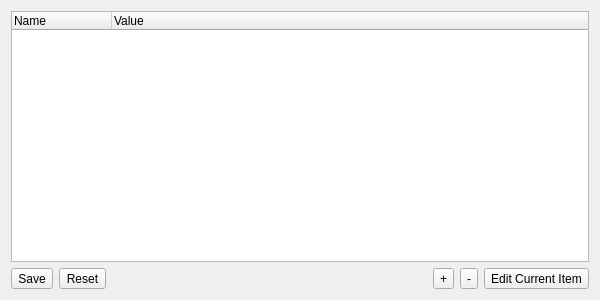
<?xml version="1.0" encoding="UTF-8"?>
<ui version="4.0">
 <class>Form</class>
 <widget class="QWidget" name="Form">
  <property name="geometry">
   <rect>
    <x>0</x>
    <y>0</y>
    <width>600</width>
    <height>300</height>
   </rect>
  </property>
  <property name="minimumSize">
   <size>
    <width>600</width>
    <height>0</height>
   </size>
  </property>
  <layout class="QVBoxLayout" name="verticalLayout">
   <item>
    <widget class="QTreeWidget" name="uiVariableTREE">
     <property name="selectionBehavior">
      <enum>QAbstractItemView::SelectItems</enum>
     </property>
     <column>
      <property name="text">
       <string>Name</string>
      </property>
     </column>
     <column>
      <property name="text">
       <string>Value</string>
      </property>
     </column>
    </widget>
   </item>
   <item>
    <layout class="QHBoxLayout" name="horizontalLayout">
     <item>
      <widget class="QToolButton" name="uiSaveBTN">
       <property name="toolTip">
        <string>Save changes to disk.</string>
       </property>
       <property name="text">
        <string>Save</string>
       </property>
      </widget>
     </item>
     <item>
      <widget class="QToolButton" name="uiResetBTN">
       <property name="toolTip">
        <string>Reset any unsaved changes and reload from disk.</string>
       </property>
       <property name="text">
        <string>Reset</string>
       </property>
      </widget>
     </item>
     <item>
      <spacer name="horizontalSpacer">
       <property name="orientation">
        <enum>Qt::Horizontal</enum>
       </property>
       <property name="sizeHint" stdset="0">
        <size>
         <width>40</width>
         <height>20</height>
        </size>
       </property>
      </spacer>
     </item>
     <item>
      <widget class="QToolButton" name="uiAddVariableBTN">
       <property name="toolTip">
        <string>Add new variable</string>
       </property>
       <property name="text">
        <string>+</string>
       </property>
      </widget>
     </item>
     <item>
      <widget class="QToolButton" name="uiRemoveVariableBTN">
       <property name="toolTip">
        <string>Remove selected variable</string>
       </property>
       <property name="text">
        <string>-</string>
       </property>
      </widget>
     </item>
     <item>
      <widget class="QToolButton" name="uiEditCurrentItemBTN">
       <property name="toolTip">
        <string>Edit current item</string>
       </property>
       <property name="text">
        <string>Edit Current Item</string>
       </property>
      </widget>
     </item>
    </layout>
   </item>
  </layout>
 </widget>
 <resources/>
 <connections>
  <connection>
   <sender>uiSaveBTN</sender>
   <signal>released()</signal>
   <receiver>Form</receiver>
   <slot>save()</slot>
   <hints>
    <hint type="sourcelabel">
     <x>79</x>
     <y>288</y>
    </hint>
    <hint type="destinationlabel">
     <x>21</x>
     <y>354</y>
    </hint>
   </hints>
  </connection>
  <connection>
   <sender>uiAddVariableBTN</sender>
   <signal>released()</signal>
   <receiver>Form</receiver>
   <slot>add_variable()</slot>
   <hints>
    <hint type="sourcelabel">
     <x>448</x>
     <y>280</y>
    </hint>
    <hint type="destinationlabel">
     <x>449</x>
     <y>329</y>
    </hint>
   </hints>
  </connection>
  <connection>
   <sender>uiRemoveVariableBTN</sender>
   <signal>released()</signal>
   <receiver>Form</receiver>
   <slot>remove_variable()</slot>
   <hints>
    <hint type="sourcelabel">
     <x>483</x>
     <y>280</y>
    </hint>
    <hint type="destinationlabel">
     <x>490</x>
     <y>394</y>
    </hint>
   </hints>
  </connection>
  <connection>
   <sender>uiEditCurrentItemBTN</sender>
   <signal>released()</signal>
   <receiver>Form</receiver>
   <slot>edit_cell()</slot>
   <hints>
    <hint type="sourcelabel">
     <x>509</x>
     <y>282</y>
    </hint>
    <hint type="destinationlabel">
     <x>511</x>
     <y>352</y>
    </hint>
   </hints>
  </connection>
  <connection>
   <sender>uiVariableTREE</sender>
   <signal>currentItemChanged(QTreeWidgetItem*,QTreeWidgetItem*)</signal>
   <receiver>Form</receiver>
   <slot>current_changed(QTreeWidgetItem*,QTreeWidgetItem*)</slot>
   <hints>
    <hint type="sourcelabel">
     <x>566</x>
     <y>50</y>
    </hint>
    <hint type="destinationlabel">
     <x>700</x>
     <y>53</y>
    </hint>
   </hints>
  </connection>
  <connection>
   <sender>uiResetBTN</sender>
   <signal>released()</signal>
   <receiver>Form</receiver>
   <slot>reset()</slot>
   <hints>
    <hint type="sourcelabel">
     <x>26</x>
     <y>280</y>
    </hint>
    <hint type="destinationlabel">
     <x>38</x>
     <y>358</y>
    </hint>
   </hints>
  </connection>
 </connections>
 <slots>
  <slot>save()</slot>
  <slot>add_variable()</slot>
  <slot>remove_variable()</slot>
  <slot>edit_cell()</slot>
  <slot>current_changed(QTreeWidgetItem*,QTreeWidgetItem*)</slot>
  <slot>reset()</slot>
 </slots>
</ui>
